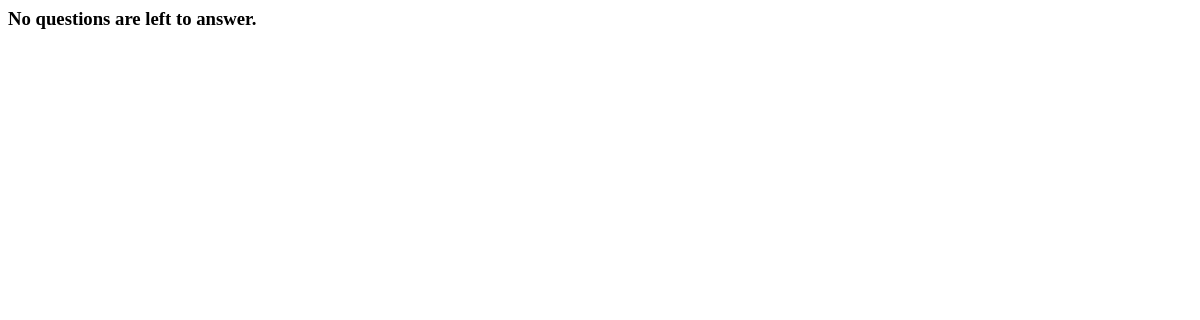
The page /questions/ on the database as committed earlier.
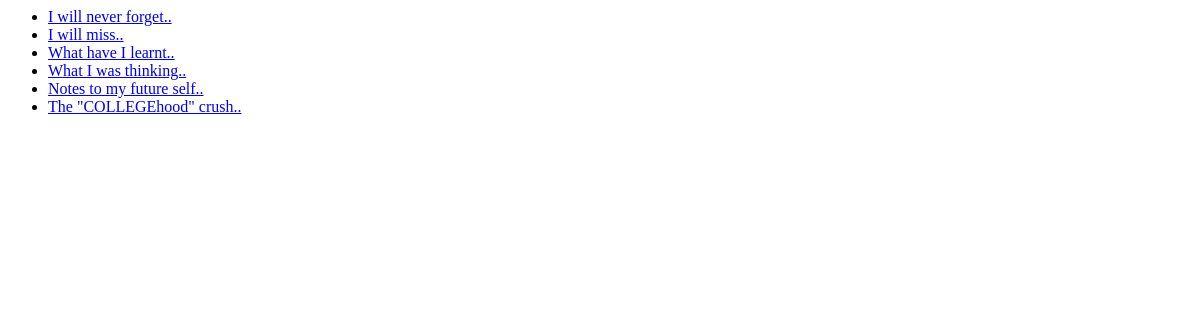
The same page on the database as committed later.
### Questions/models.py (models this page shows, shortened)
class Questions(models.Model):
	question = models.CharField(max_length=100)

### Questions/views.py (the view)
class IndexView(generic.ListView):
	model = Questions
	template_name = "Questions/index.html"
	context_object_name = "list_of_questions"

### Questions/templates/Questions/index.html
{% if list_of_questions %}
	<ul>
		{% for ques in list_of_questions %}
		<li><a href="{% url 'ques:question' ques.id %}">{{ ques.question }}</a></li>
		{% endfor %}
	</ul>
{% else %}
	<h3>No questions are left to answer.</h3>
{% endif %}

Rows that differ between the two databases and show on the page:
added Questions: question "I will never forget.."
added Questions: question "I will miss.."
added Questions: question "What have I learnt.."
added Questions: question "What I was thinking.."
added Questions: question "Notes to my future self.."
added Questions: question "The \"COLLEGEhood\" crush.."
Other text that changed with them:
text no longer shown: "No questions are left to answer."
